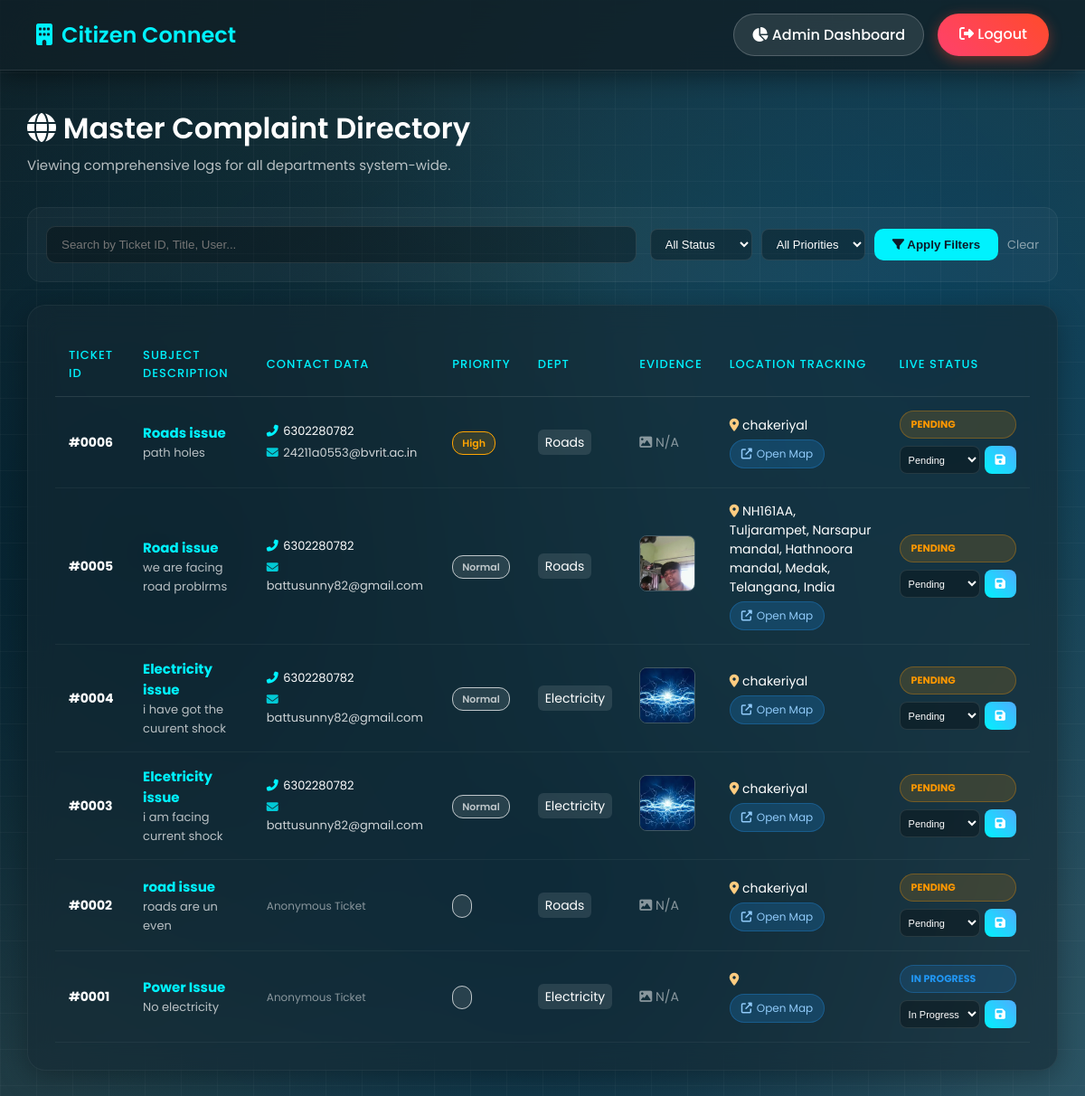
The app's page /view_complaints.php (signed in) with its own data.
### tables this page shows
CREATE TABLE `complaints` (
  `id` int(11) NOT NULL,
  `title` varchar(100) DEFAULT NULL,
  `description` text DEFAULT NULL,
  `department` varchar(50) DEFAULT NULL,
  `image` varchar(255) DEFAULT NULL,
  `status` varchar(50) DEFAULT 'Pending',
  `location` varchar(255) DEFAULT NULL,
  `priority` varchar(20) DEFAULT NULL,
  `proof` varchar(255) DEFAULT NULL,
  `proof_image` varchar(255) DEFAULT NULL,
  `contact_phone` varchar(50) DEFAULT NULL,
  `contact_email` varchar(150) DEFAULT NULL,
  `username` varchar(100) DEFAULT NULL,
  `geo_lat` varchar(30) DEFAULT NULL,
  `geo_lng` varchar(30) DEFAULT NULL
);

### view_complaints.php (the view, shortened to what this page needs)
<?php
require_once 'NotificationHelper.php';
$role = '';
$dept = '';
if(isset($_SESSION['admin'])){
    $role = 'admin';
} elseif(isset($_SESSION['department'])){
    $role = 'department';
    $dept = $_SESSION['department'];
} else {
    header("Location: index.html");
    exit();
}
$search_query = isset($_GET['search']) ? $conn->real_escape_string($_GET['search']) : '';
$where_clause = "";
if($role == 'admin') {
    $where_clause = "1=1";
} else {
    $where_clause = "department='$dept'";
}
$sql = "SELECT * FROM complaints WHERE $where_clause ORDER BY id DESC";
$result = $conn->query($sql);
?>
<!DOCTYPE html>
<html>
<head>
    <link rel="stylesheet" href="https://cdnjs.cloudflare.com/ajax/libs/font-awesome/6.5.0/css/all.min.css">
</head>
<body>
<div class="top-bar">
    <div class="logo">
        <i class="fas fa-building" style="margin-right:10px;"></i>Citizen Connect
    </div>
    <div class="nav-actions">
        <?php if($role == 'admin'): ?>
            <a href="admin_dashboard.php" class="btn-link"><i class="fas fa-chart-pie"></i> Admin Dashboard</a>
        <?php else: ?>
            <a href="department_dashboard.php" class="btn-link"><i class="fas fa-desktop"></i> Dept Dashboard</a>
        <?php endif; ?>
        <a href="logout.php" class="logout-btn"><i class="fas fa-sign-out-alt"></i> Logout</a>
    </div>
</div>
<div class="container">
    <div class="header">
        <?php if($role == 'admin'): ?>
            <h2><i class="fas fa-globe"></i> Master Complaint Directory
            </h2>
            <p>Viewing comprehensive logs for all departments system-wide.</p>
        <?php endif; ?>
    </div>
    <form method="GET" class="filter-bar">
        <input type="text" name="search" placeholder="Search by Ticket ID, Title, User..." class="search-input" value="<?php echo htmlspecialchars($search_query); ?>">
        <div class="filter-group">
            <select name="status">
                <option value="">All Status</option>
            </select>
            <select name="priority">
                <option value="">All Priorities</option>
            </select>
            <button type="submit" class="filter-btn"><i class="fas fa-filter"></i> Apply Filters</button>
            <a href="view_complaints.php" style="color:rgba(255,255,255,0.5); font-size:13px; text-decoration:none;">Clear</a>
        </div>
    </form>
    <div class="table-box">
        <div style="overflow-x: auto;">
            <table>
                <tr>
                    <th>Ticket ID</th>
                    <th>Subject Description</th>
                    <th>Contact Data</th>
                    <th>Priority</th>
                    <?php if($role == 'admin') echo '<th>Dept</th>'; ?>
                    <th>Evidence</th>
                    <th>Location Tracking</th>
                    <th>Live Status</th>
                </tr>
                <?php
                if ($result->num_rows > 0) {
                    while($row = $result->fetch_assoc()) {
                ?>
                <tr>
                    <td><b>#<?php echo str_pad($row['id'], 4, '0', STR_PAD_LEFT); ?></b></td>
                    <td>
                        <strong style="font-size: 15px; color: #00f2fe;"><?php echo htmlspecialchars($row['title']); ?></strong><br>
                        <span style="opacity:0.7; font-size:13px;"><?php echo htmlspecialchars($row['description']); ?></span>
                    </td>
                    <td>
                        <?php if(!empty($row['contact_phone'])): ?>
                            <div style="font-size: 13px; margin-bottom: 4px; white-space:nowrap;"><i class="fas fa-phone-alt" style="color:#00f2fe; width:15px;"></i> <?php echo htmlspecialchars($row['contact_phone']); ?></div>
                        <?php endif; ?>
                        <?php if(!empty($row['contact_email'])): ?>
                            <div style="font-size: 13px; opacity:0.8;"><i class="fas fa-envelope" style="color:#00f2fe; width:15px;"></i> <?php echo htmlspecialchars($row['contact_email']); ?></div>
                        <?php endif; ?>
                        <?php if(empty($row['contact_phone']) && empty($row['contact_email'])): ?>
                            <span style="opacity:0.5; font-size:12px;">Anonymous Ticket</span>
                        <?php endif; ?>
                    </td>
                    <td>
                        <?php
                            $p_color = 'rgba(255,255,255,0.7)'; $p_bg = 'rgba(255,255,255,0.1)';
                            if($row['priority'] == 'Urgent'){ $p_color = '#ff4d4d'; $p_bg = 'rgba(255,77,77,0.15)'; }
                            else if($row['priority'] == 'High'){ $p_color = '#ffa502'; $p_bg = 'rgba(255,165,2,0.15)'; }
                        ?>
                        <span style="color: <?php echo $p_color; ?>; background: <?php echo $p_bg; ?>; padding: 4px 10px; border-radius: 12px; font-weight: 600; font-size: 11px; border: 1px solid <?php echo $p_color; ?>;"><?php echo $row['priority']; ?></span>
                    </td>
                    <?php if($role == 'admin'): ?>
                        <td><span style="background: rgba(255,255,255,0.1); padding: 4px 8px; border-radius:6px;"><?php echo ucfirst($row['department']); ?></span></td>
                    <?php endif; ?>
                    <td>
                        <?php if(!empty($row['image'])){ ?>
                            <a href="uploads/<?php echo $row['image']; ?>" target="_blank">
                                <img src="uploads/<?php echo $row['image']; ?>" width="60" height="60" class="img-preview">
                            </a>
                        <?php } else { echo "<span style='opacity:0.5;'><i class='fas fa-image'></i> N/A</span>"; } ?>
                    </td>
                    <td>
                        <div style="margin-bottom: 5px;"><i class="fas fa-map-marker-alt" style="color:#ffcc80;"></i> <?php echo htmlspecialchars($row['location']); ?></div>
                        <a href="https://www.google.com/maps?q=<?php echo urlencode($row['location']); ?>" target="_blank" class="map-btn">
                            <i class="fas fa-external-link-alt" style="margin-right:5px;"></i> Open Map
                        </a>
                    </td>
                    <td>
                        <form method="POST" class="inline-form" onsubmit="return confirm('Update status and notify citizen?');">
                            <?php
                                $s_val = $row['status'];
                                $s_clean = str_replace(' ', '', $s_val);
                            ?>
                            <div style="display:flex; flex-direction:column; gap:8px;">
                                <span class="status-badge status-<?php echo $s_clean; ?>"><?php echo $s_val; ?></span>
                                <div style="display:flex; gap:5px;">
                                    <select name="status" style="padding: 5px; font-size: 11px;">
                                        <option value="Pending" <?php if($s_val=='Pending') echo 'selected'; ?>>Pending</option>
                                        <option value="In Progress" <?php if($s_val=='In Progress') echo 'selected'; ?>>In Progress</option>
                                    </select>
                                    <button name="update" class="update-btn"><i class="fas fa-save"></i></button>
                                </div>
                            </div>
                        </form>
                    </td>
                </tr>
                <?php
                    }
                } else {
                    echo "<tr><td colspan='7' style='text-align:center; padding: 40px; opacity:0.6;'><i class='fas fa-inbox' style='font-size:40px; margin-bottom:10px;'></i><br>No complaints logged.</td></tr>";
                }
                ?>
            </table>
        </div>
    </div>
</div>
</body>
</html>

### view_complaints.php (style rules this page uses)
body { margin: 0; font-family: 'Poppins', sans-serif; min-height: 100vh; background: radial-gradient(circle at 15% 50%, rgba(2, 27, 43, 1), transparent 50%), radial-gradient(circle at 85% 30%, rgba(13, 62, 89, 1), transparent 50%), radial-gradient(circle at 50% 80%, rgba(6, 40, 61, 1), transparent 50%), linear-gradient(135deg, #0f2027, #203a43, #2c5364); background-color: #0d1b2a; background-attachment: fixed; color: white; position: relative; z-index: 1; }
body::before { content: ''; position: fixed; top: 0; left: 0; width: 100%; height: 100%; background-image: linear-gradient(rgba(255, 255, 255, 0.03) 1px, transparent 1px), linear-gradient(90deg, rgba(255, 255, 255, 0.03) 1px, transparent 1px); background-size: 40px 40px; z-index: -2; pointer-events: none; }
body::after { content: ''; position: fixed; top: -50%; left: -50%; width: 200%; height: 200%; background: radial-gradient(circle, rgba(0,242,254,0.05) 0%, transparent 60%); animation: rotateBg 30s linear infinite; z-index: -1; pointer-events: none; }
.top-bar { display: flex; justify-content: space-between; align-items: center; padding: 15px 40px; background: rgba(15, 32, 39, 0.8); backdrop-filter: blur(20px); border-bottom: 1px solid rgba(255, 255, 255, 0.1); box-shadow: 0 4px 30px rgba(0, 0, 0, 0.5); position: sticky; top: 0; z-index: 1000; }
.logo { font-weight: 600; font-size: 24px; color: #00f2fe; }
.nav-actions { display: flex; gap: 15px; }
.btn-link { background: rgba(255,255,255,0.1); padding: 10px 20px; border-radius: 25px; color: white; text-decoration: none; font-weight: 500; transition: 0.3s; border: 1px solid rgba(255,255,255,0.2); }
.logout-btn { background: linear-gradient(45deg, #ff416c, #ff4b2b); padding: 10px 24px; border-radius: 25px; color: white; text-decoration: none; font-weight: 500; transition: 0.3s; box-shadow: 0 4px 15px rgba(255, 75, 43, 0.4); border: none; }
.container { width: 95%; max-width: 1400px; margin: 40px auto; }
.header { margin: 25px 0 35px 0; }
.header h2 { margin: 0 0 5px 0; font-size: 32px; font-weight: 600; }
.header p { margin: 0; opacity: 0.7; font-size: 15px; }
.table-box { background: rgba(20, 40, 50, 0.6); padding: 30px; border-radius: 20px; border: 1px solid rgba(255, 255, 255, 0.05); backdrop-filter: blur(15px); box-shadow: 0 8px 32px 0 rgba(0, 0, 0, 0.3); transition: 0.3s; }
table { width: 100%; border-collapse: collapse; }
th, td { padding: 15px; text-align: left; font-size: 14px; }
th { color: #00f2fe; font-weight: 500; text-transform: uppercase; font-size: 13px; letter-spacing: 1px; border-bottom: 1px solid rgba(255,255,255,0.1); }
tr { border-bottom: 1px solid rgba(255,255,255,0.05); transition: 0.2s; }
.img-preview { border-radius: 8px; border: 1px solid rgba(255,255,255,0.2); object-fit: cover; transition: 0.3s; }
.map-btn { display: inline-flex; align-items: center; background: rgba(33, 150, 243, 0.2); color: #90caf9; padding: 6px 12px; border-radius: 20px; text-decoration: none; font-size: 12px; border: 1px solid rgba(33, 150, 243, 0.3); transition: 0.3s; }
.inline-form { display: flex; gap: 8px; }
select { padding: 8px 12px; border-radius: 8px; border: 1px solid rgba(255, 255, 255, 0.1); background: rgba(0, 0, 0, 0.3); color: white; font-size: 13px; outline: none; }
select option { background: #0f2027; }
.update-btn { padding: 8px 12px; border-radius: 8px; border: none; background: linear-gradient(45deg, #00f2fe, #4facfe); color: white; font-size: 13px; font-weight: 500; cursor: pointer; transition: 0.3s; }
.filter-bar { display: flex; gap: 15px; margin-bottom: 25px; background: rgba(255, 255, 255, 0.03); padding: 20px; border-radius: 15px; border: 1px solid rgba(255, 255, 255, 0.05); align-items: center; flex-wrap: wrap; }
.search-input { flex-grow: 1; min-width: 250px; padding: 12px 16px; border-radius: 10px; border: 1px solid rgba(255, 255, 255, 0.1); background: rgba(0, 0, 0, 0.3); color: white; outline: none; }
.filter-group { display: flex; align-items: center; gap: 10px; }
.filter-btn { padding: 10px 20px; border-radius: 10px; border: none; background: #00f2fe; color: #0d1b2a; font-weight: 600; cursor: pointer; transition: 0.3s; }
.status-badge { padding: 6px 12px; border-radius: 20px; font-size: 11px; font-weight: 700; text-transform: uppercase; }
.status-Pending { background: rgba(255, 152, 0, 0.15); color: #ff9800; border: 1px solid rgba(255, 152, 0, 0.3); }
.status-InProgress { background: rgba(33, 150, 243, 0.15); color: #2196f3; border: 1px solid rgba(33, 150, 243, 0.3); }

### records on screen
complaints: id "0006", title "Roads issue", description "path holes", contact_phone "6302280782", contact_email "24211a0553@bvrit.ac.in", priority "High", department "Roads", image "N/A", location "chakeriyal", status "PENDING", status "Pending"
complaints: id "0005", title "Road issue", description "we are facing road problrms", contact_phone "6302280782", contact_email "battusunny82@gmail.com", priority "Normal", department "Roads", image (picture), location "NH161AA, Tuljarampet, Narsapur mandal, Hathnoora mandal, Medak, Telangana, India", status "PENDING", status "Pending"
complaints: id "0004", title "Electricity issue", description "i have got the cuurent shock", contact_phone "6302280782", contact_email "battusunny82@gmail.com", priority "Normal", department "Electricity", image (picture), location "chakeriyal", status "PENDING", status "Pending"
complaints: id "0003", title "Elcetricity issue", description "i am facing current shock", contact_phone "6302280782", contact_email "battusunny82@gmail.com", priority "Normal", department "Electricity", image (picture), location "chakeriyal", status "PENDING", status "Pending"
complaints: id "0002", title "road issue", description "roads are un even", shows "Anonymous Ticket", department "Roads", image "N/A", location "chakeriyal", status "PENDING", status "Pending"
complaints: id "0001", title "Power Issue", description "No electricity", shows "Anonymous Ticket", department "Electricity", image "N/A", status "IN PROGRESS", status "In Progress"
